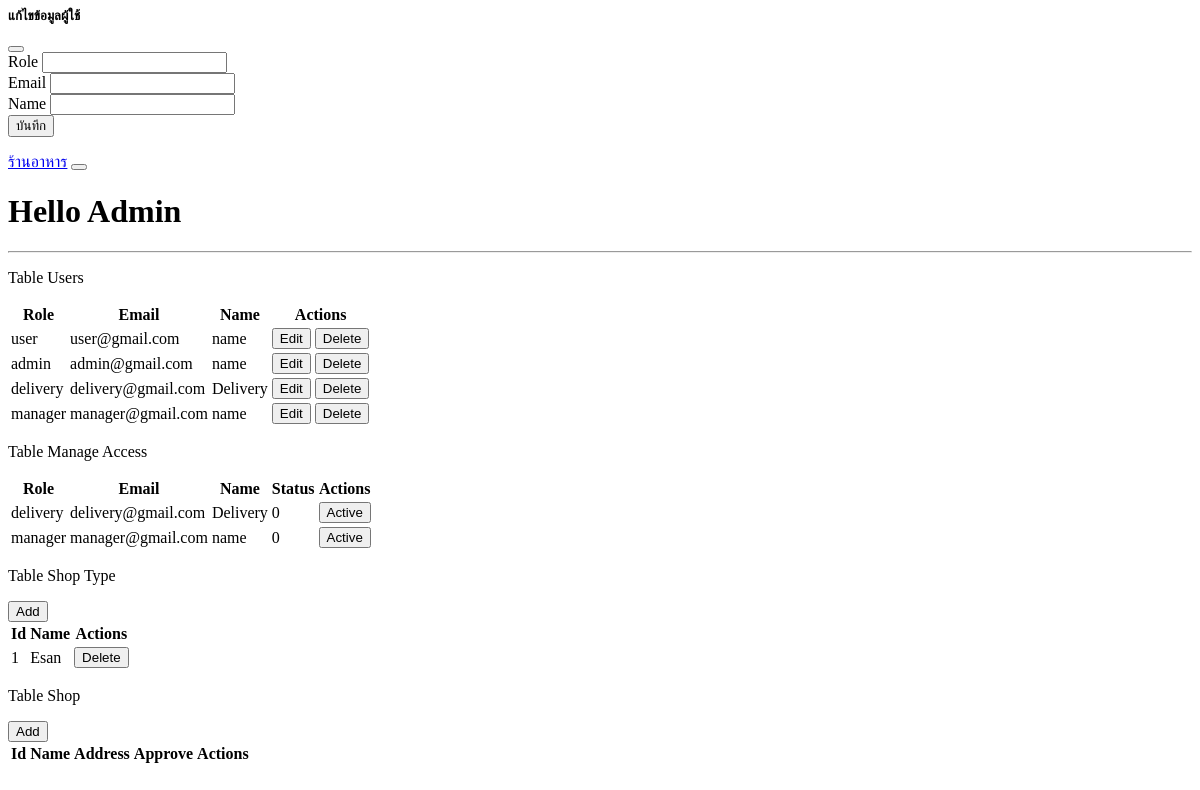
Before: /views/services/admin.php with the older database file.
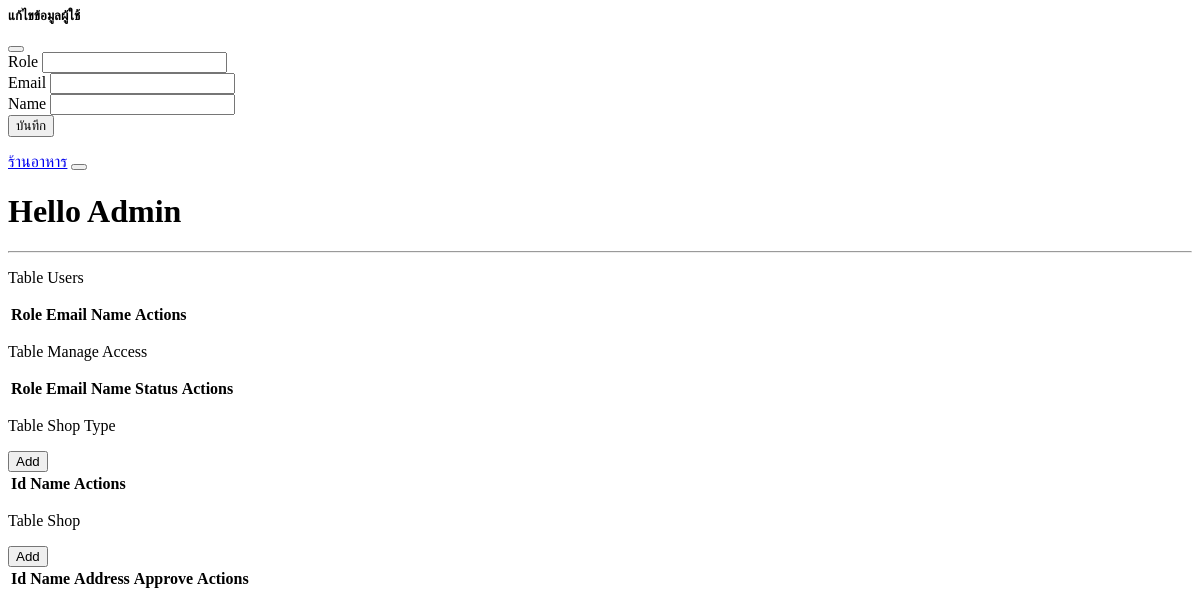
After: the same page with the newer database file.
### tables this page shows
CREATE TABLE IF NOT EXISTS `users` (
  `id` int(10) NOT NULL AUTO_INCREMENT,
  `role` enum('user','admin','manager','delivery') NOT NULL DEFAULT 'user',
  `firstname` varchar(255) NOT NULL,
  `lastname` varchar(255) NOT NULL,
  `email` varchar(255) NOT NULL,
  `password` varchar(255) NOT NULL,
  `profile_image` longtext DEFAULT NULL,
  `status` int(11) DEFAULT 0,
  PRIMARY KEY (`id`)
);

CREATE TABLE IF NOT EXISTS `shop_type` (
  `id` int(11) NOT NULL AUTO_INCREMENT,
  `name` varchar(50) NOT NULL,
  PRIMARY KEY (`id`)
);

### config.php (called while the page is built, shortened)
<?php
function fd($table, $pdo) {
    try {
        $stmt = $pdo->prepare("SELECT * FROM " . $table);
        $stmt->execute();
        $data = $stmt->fetchAll();
        return $data;
    } catch (PDOException $e) {
        echo "Error: " . $e->getMessage();
        return [];
    }
}
?>

### views/services/admin.php (the view, shortened to what this page needs)
<?php
    require 'config.php';
    include 'includes/modal.php';
    $users = fd('users', $pdo);
    $shop_types = fd('shop_type', $pdo);
    $filteredUsers = array_filter($users, function ($user) {
        return in_array($user['role'], ['manager', 'delivery']);
    });
?>
<!DOCTYPE html>
<html lang="th">
<head>
</head>
<body>
    <?php include 'components/navbar.php' ?>
    <div class="container my-4">
        <h1>Hello Admin</h1>
        <hr>
        <p>Table Users</p>
        <table id="admin-table" class="table table-bordered table-striped">
            <thead class="thead-dark">
                <tr>
                    <th>Role</th>
                    <th>Email</th>
                    <th>Name</th>
                    <th>Actions</th>
                </tr>
            </thead>
            <tbody>
                <?php foreach ($users as $user): ?>
                    <tr>
                        <td><?php echo $user['role']; ?></td>
                        <td><?php echo $user['email']; ?></td>
                        <td><?php echo $user['firstname']; ?></td>
                        <td>
                            <button class="btn btn-warning" onclick="editUser('<?php echo $user['id']; ?>')">Edit</button>
                            <button class="btn btn-danger" onclick="deleteUser('<?php echo $user['id']; ?>')">Delete</button>
                        </td>
                    </tr>
                <?php endforeach; ?>
            </tbody>
        </table>
        <p>Table Manage Access</p>
        <table id="admin-table" class="table table-bordered table-striped">
            <thead class="thead-dark">
                <tr>
                    <th>Role</th>
                    <th>Email</th>
                    <th>Name</th>
                    <th>Status</th>
                    <th>Actions</th>
                </tr>
            </thead>
            <tbody>
                <?php foreach ($filteredUsers as $user): ?>
                    <tr>
                        <td><?php echo $user['role']; ?></td>
                        <td><?php echo $user['email']; ?></td>
                        <td><?php echo $user['firstname']; ?></td>
                        <td><?= $user['status'] ?></td>
                        <td>
                            <button class="btn btn-success" onclick="editUser('<?php echo $user['id']; ?>')">Active</button>
                        </td>
                    </tr>
                <?php endforeach; ?>
            </tbody>
        </table>
        <p>Table Shop Type</p> <button class="btn btn-primary">Add</button>
        <table id="admin-table" class="table table-bordered table-striped">
            <thead class="thead-dark">
                <tr>
                    <th>Id</th>
                    <th>Name</th>
                    <th>Actions</th>
                </tr>
            </thead>
            <tbody>
                <?php foreach ($shop_types as $shop_type): ?>
                    <tr>
                        <td><?php echo $shop_type['id']; ?></td>
                        <td><?php echo $shop_type['name']; ?></td>
                        <td>
                            <button class="btn btn-danger" onclick="editUser('<?php echo $shop_type['id']; ?>')">Delete</button>
                        </td>
                    </tr>
                <?php endforeach; ?>
            </tbody>
        </table>
        <p>Table Shop</p> <button class="btn btn-primary">Add</button>
        <table id="admin-table" class="table table-bordered table-striped">
            <thead class="thead-dark">
                <tr>
                    <th>Id</th>
                    <th>Name</th>
                    <th>Address</th>
                    <th>Approve</th>
                    <th>Actions</th>
                </tr>
            </thead>
        </table>
    </div>
</body>
</html>

### views/services/includes/modal.php (shortened to what this page needs)
<div class="modal fade" id="editModal">
    <div class="modal-dialog">
        <div class="modal-content">
            <div class="modal-header">
                <h5 class="modal-title" id="editModalLabel">แก้ไขข้อมูลผู้ใช้</h5>
                <button type="button" class="btn-close" data-bs-dismiss="modal" aria-label="Close"></button>
            </div>
            <div class="modal-body">
                <form id="editForm">
                    <div class="form-group">
                        <label for="role">Role</label>
                        <input type="text" class="form-control" id="role" required>
                    </div>
                    <div class="form-group">
                        <label for="email">Email</label>
                        <input type="email" class="form-control" id="email" required>
                    </div>
                    <div class="form-group">
                        <label for="firstname">Name</label>
                        <input type="text" class="form-control" id="firstname" required>
                    </div>
                    <button type="submit" class="btn btn-primary">บันทึก</button>
                </form>
            </div>
        </div>
    </div>
</div>

### components/navbar.php (shortened to what this page needs)
<nav class="navbar navbar-expand-lg navbar-dark bg-dark">
    <div class="container">
        <a class="navbar-brand" href="/">ร้านอาหาร</a>
        <button class="navbar-toggler" type="button" data-bs-toggle="collapse" data-bs-target="#navbarNav"
            aria-controls="navbarNav" aria-expanded="false" aria-label="Toggle navigation">
        </button>
    </div>
</nav>

Changed rows visible on the page:
removed users: role "user", email "user@gmail.com", firstname "name", shown under "Hello Admin"
removed users: role "admin", email "admin@gmail.com", firstname "name", shown under "Hello Admin"
removed users: role "delivery", email "delivery@gmail.com", firstname "Delivery", status "0"
removed users: role "manager", email "manager@gmail.com", firstname "name", status "0"
removed shop_type: id "1", name "Esan"
